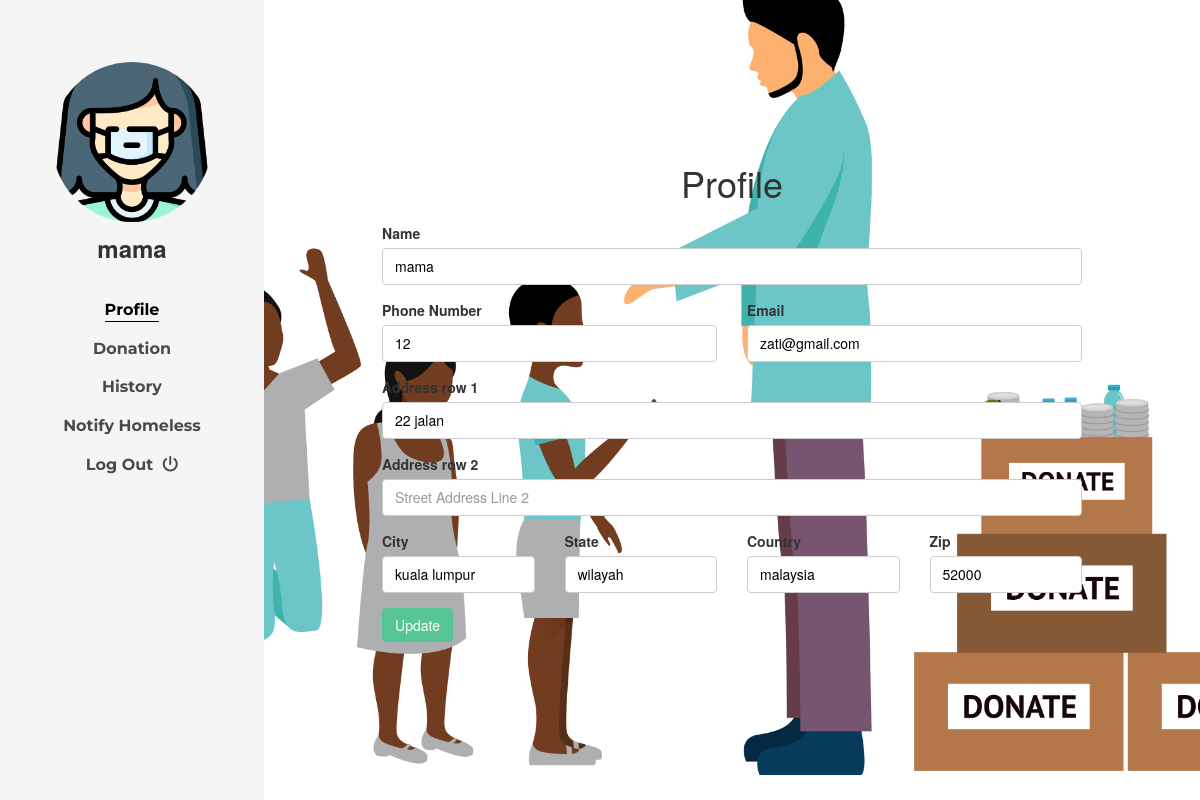
/ffg_donor/index.php (signed in), run on the app's committed database.
### tables this page shows
CREATE TABLE `donor` (
  `id_donor` int(15) NOT NULL,
  `name` varchar(50) NOT NULL,
  `phone` int(20) NOT NULL,
  `email` varchar(50) NOT NULL,
  `address1` varchar(100) DEFAULT NULL,
  `address2` varchar(100) DEFAULT NULL,
  `city` varchar(50) DEFAULT NULL,
  `state` varchar(50) DEFAULT NULL,
  `country` varchar(50) DEFAULT NULL,
  `zip` int(10) DEFAULT NULL,
  `password` varchar(20) NOT NULL,
  `image` varchar(500) NOT NULL
);

### FFG_DONOR/index.php (the view, shortened to what this page needs)
<?php include_once 'header.php';
include_once '../Xconnection.php';
?>
<div id="colorlib-main">
    <div class="hero-wrap js-fullheight" style="background-image: url(images/v4.png);" data-stellar-background-ratio="0.5">
        <div class="js-fullheight d-flex justify-content-center align-items-center">
            <div class="container">
                <div class="row justify-content-center mb-2 pb-3">
                    <div class="col-md-7 heading-section heading-section-2 text-center ftco-animate">
                        <h1 class="mb-4 pb-2">Profile</h1>
                    </div>
                    <div class="container">
                        <div class="row">
                            <?php
                            $display = $connection->query("SELECT * FROM donor WHERE id_donor='" . $_SESSION['id_donor'] . "'");
                            $row = $display->fetch_array();
                            ?>
                            <div class="col-sm-8 col-sm-offset-2">
                                <form action="Xupdatedonor.php" method="post" data-form-title="Members Information">
                                    <div class="col-md-12 form-group">
                                        <label>Name</label>
                                        <input type="text" class="form-control form-control-sm" name="name" required="required" value="<?php echo $row['name']; ?>" placeholder="Name">
                                    </div>
                                    <div class="col-md-6 form-group">
                                        <label>Phone Number</label>
                                        <input type="number" class="form-control form-control-sm" name="phone" required="" value="<?php echo $row['phone']; ?>" placeholder="Phone No">
                                    </div>
                                    <div class="col-md-6 form-group">
                                        <label>Email</label>
                                        <input type="email" class="form-control form-control-sm" name="email" value="<?php echo $row['email']; ?>" placeholder="Email">
                                    </div>
                                    <div class="col-md-12 form-group">
                                        <label>Address row 1</label>
                                        <input type="text" class="form-control form-control-sm" name="address1" required="" value="<?php echo $row['address1']; ?>" placeholder="Street Address">
                                    </div>
                                    <div class="col-md-12 form-group">
                                        <label>Address row 2</label>
                                        <input type="text" class="form-control form-control-sm" name="address2" value="<?php echo $row['address2']; ?>" placeholder="Street Address Line 2">
                                    </div>
                                    <div class="col-md-3 form-group">
                                        <label>City</label>
                                        <input type="text" class="form-control form-control-sm" name="city" value="<?php echo $row['city']; ?>" required="required" placeholder="City">
                                    </div>
                                    <div class="col-md-3 form-group">
                                        <label>State</label>
                                        <input type="text" class="form-control form-control-sm" name="state" value="<?php echo $row['state']; ?>" placeholder="State / Province">
                                    </div>
                                    <div class="col-md-3 form-group">
                                        <label>Country</label>
                                        <input type="text" class="form-control form-control-sm" name="country" value="<?php echo $row['country']; ?>" placeholder="Country">
                                    </div>
                                    <div class="col-md-3 form-group">
                                        <label>Zip</label>
                                        <input type="number" class="form-control form-control-sm" name="zip" required="" value="<?php echo $row['zip']; ?>" placeholder="Postal / Zip Code">
                                    </div>
                                    <div class="col-md-12 text-xs-center"><button type="submit" name="submit" class="btn btn-primary ">Update</button></div>
                                </form>
                            </div>
                        </div>
                    </div>
                </div>
            </div>
        </div>
    </div>
</div>
</div>
</body>
</html>

### FFG_DONOR/header.php (shortened to what this page needs)
<?php
include('../Xconnection.php');
?>
<!DOCTYPE html>
<html lang="en">
<?php
require_once 'Yhead.php';
?>
<body>
    <div id="colorlib-page">
        <aside id="colorlib-aside" role="complementary" class="js-fullheight text-center">
            <?php
            $donor = $connection->query("SELECT * FROM donor WHERE id_donor='" . $_SESSION['id_donor'] . "'");
            while ($row = $donor->fetch_array()) {
            ?>
                <h1 id="colorlib-logo">
                    <a href="index.php">
                        <span class="img" style="background-image: url(images/masks.png);"></span>
                    </a> <?php echo $row['name']; ?>
                </h1>
            <?php  } ?>
            <nav id="colorlib-main-menu" role="navigation">
                <ul>
                    <li class="colorlib-active"><a href="index.php">Profile</a></li>
                    <li><a href="../ffg_donor/Donation.php">Donation</a></li>
                    <li><a href="../ffg_donor/history.php">History</a></li>
                    <li><a href="../ffg_donor/homelessalert.php">Notify Homeless</a></li>
                    <li> <a href="Xlogout.php">Log Out &nbsp<title="info" class="fas fa-power-off" title="Log Out" data-placement="top" data-toggle="tooltip"></i></a></li>
                </ul>
            </nav>
        </aside>

### FFG_DONOR/index.php (style rules this page uses)
.form-control-sm { height: 37px !important; }

### data on the page
donor: name "mama", phone "12", email "zati@gmail.com", address1 "22 jalan", city "kuala lumpur", state "wilayah", country "malaysia", zip "52000"
